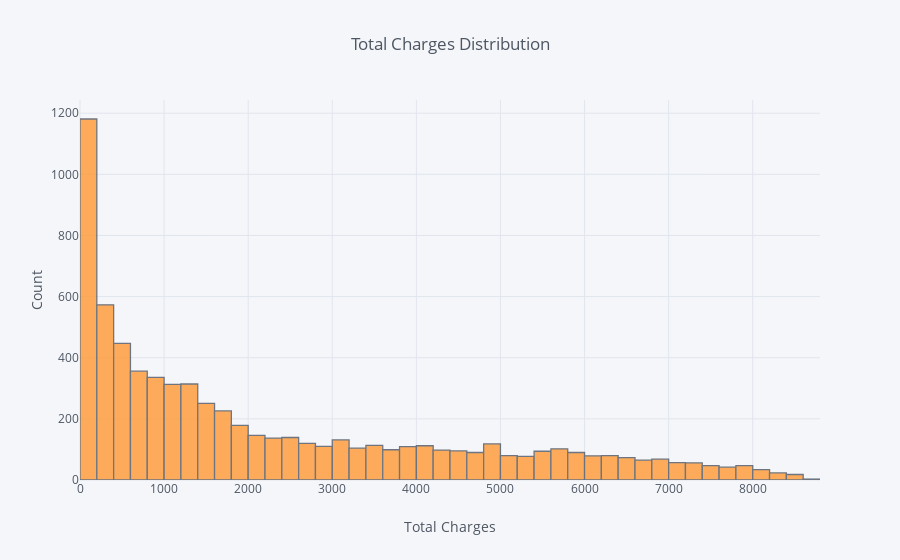

The code cell stored with this chart in its notebook:
### Markdown cell above
# Interactive Histograms

The first type of interactive visualization we will be generating with Plotly and cufflinks is a histogram. As mentioned in prior lessons, histograms help us visualize how the values in a specific field are distributed. For example, let's take the TotalCharges column of our data set and create a basic interactive histogram for it.

To do that we would call the iplot method and pass "hist" to the kind argument along with what we want the x and y axis to be named (to the xTitle and yTitle arguments respectively) and what title we want displayed on our visualization to the title argument. These last three arguments are present in every interactive chart we will generate.

### Code cell
data = df['TotalCharges']

data.iplot(kind='hist', xTitle='Total Charges', yTitle='Count', 
           title='Total Charges Distribution')

### Figure 1 — Plotly figure (JSON) as saved in the notebook; plotly's stock layout.template omitted (floating-point values rounded to 4 significant figures; data arrays with more than 128 entries replaced by an {"elided": "..."} marker saying what was removed)
{"data": [{"histfunc": "count", "histnorm": "", "marker": {"color": "rgba(255, 153, 51, 1.0)", "line": {"color": "#4D5663", "width": 1.3}}, "name": "TotalCharges", "opacity": 0.8, "orientation": "v", "type": "histogram", "uid": "e905456b-85ea-4519-9c27-80a0002a4028", "x": {"elided": "7032 float values"}}], "layout": {"barmode": "overlay", "legend": {"bgcolor": "#F5F6F9", "font": {"color": "#4D5663"}}, "paper_bgcolor": "#F5F6F9", "plot_bgcolor": "#F5F6F9", "title": {"font": {"color": "#4D5663"}, "text": "Total Charges Distribution"}, "xaxis": {"gridcolor": "#E1E5ED", "showgrid": true, "tickfont": {"color": "#4D5663"}, "title": {"font": {"color": "#4D5663"}, "text": "Total Charges"}, "zerolinecolor": "#E1E5ED"}, "yaxis": {"gridcolor": "#E1E5ED", "showgrid": true, "tickfont": {"color": "#4D5663"}, "title": {"font": {"color": "#4D5663"}, "text": "Count"}, "zerolinecolor": "#E1E5ED"}}}
